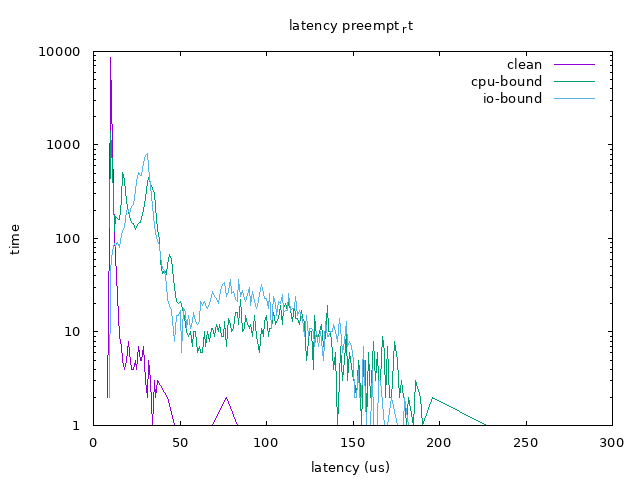

Recreate this plot in gnuplot.
reset                                                                           
set xlabel 'latency (us)'
set ylabel 'time'
set title 'latency preempt_rt'
set term png enhanced font 'Verdana,10'
set output 'preempt_rt_log.png'

set log y

plot \
'../../preempt_rt/mine/clean/latency_ctr.txt' using 1:2 with lines title 'clean', \
'../../preempt_rt/mine/cpu-bound/latency_ctr.txt' using 1:2 with lines title 'cpu-bound', \
'../../preempt_rt/mine/io-bound/latency_ctr.txt' using 1:2 with lines title 'io-bound'
